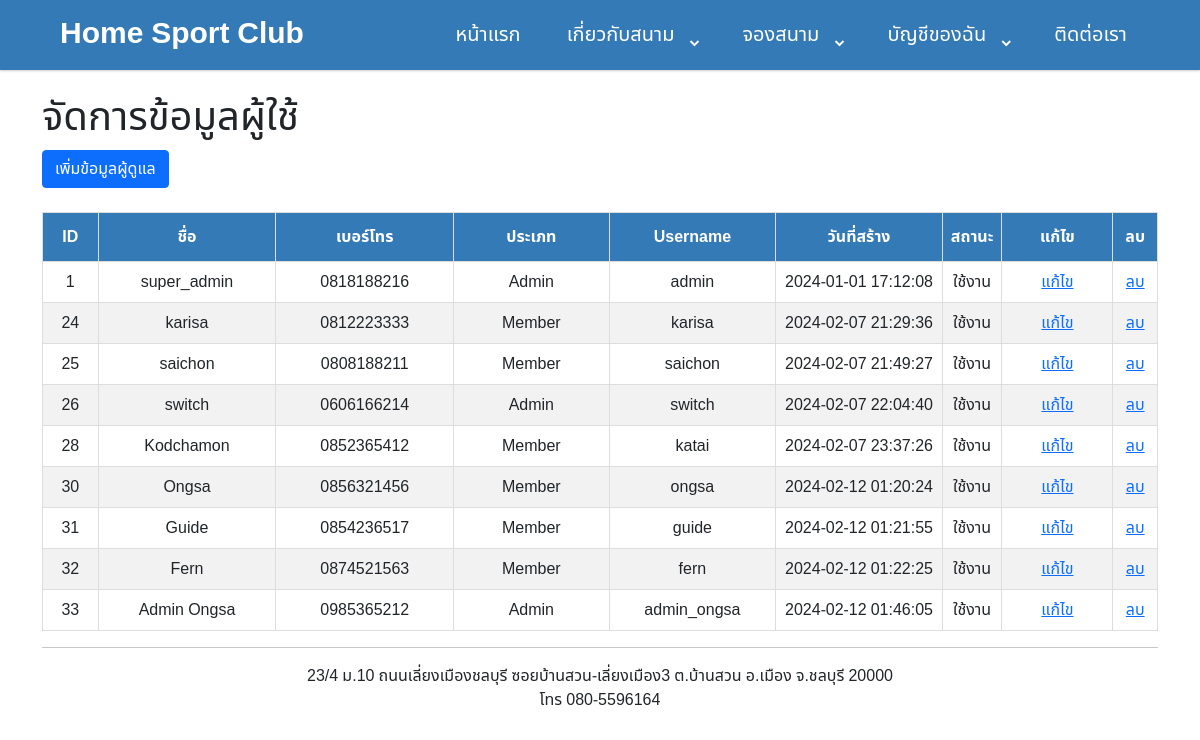
The app's page /badminton/profile_list.php (signed in) with its own data.
### tables this page shows
CREATE TABLE `t_user` (
  `user_id` int(11) NOT NULL,
  `user_name` varchar(50) NOT NULL,
  `user_tel` varchar(32) NOT NULL,
  `user_username` varchar(20) NOT NULL,
  `user_password` varchar(64) NOT NULL,
  `user_type` int(11) NOT NULL COMMENT 'm_user_type',
  `image_name` varchar(50) DEFAULT NULL,
  `create_date` datetime NOT NULL,
  `edit_date` datetime DEFAULT NULL,
  `create_by` int(11) NOT NULL COMMENT 't_user',
  `edit_by` int(11) DEFAULT NULL COMMENT 't_user',
  `del` tinyint(1) NOT NULL
);

### badminton/profile_list.php (the view, shortened to what this page needs)
<?php
include 'common/connect.php';
include "header.php";
?>
<!DOCTYPE html>
<html lang="en">
<head>
    <link href='https://unpkg.com/boxicons@2.0.7/css/boxicons.min.css' rel='stylesheet'>
    <link rel="stylesheet" href="css/boostrap/css/bootstrap.min.css">
    <link rel="stylesheet" href="css/mytable.css">
</head>
<body>
    <div class="container">
        <br>
        <h1>จัดการข้อมูลผู้ใช้</h1> <a href="addadmin.php" type="button" class="btn btn-primary">เพิ่มข้อมูลผู้ดูแล</a> <BR>
        <table id="customers">
            <BR>
            <thead>
                <tr>
                    <th width="5%">ID</th>
                    <th width="16%">ชื่อ</th>
                    <th width="16%">เบอร์โทร</th>
                    <th width="14%">ประเภท</th>
                    <th width="15%">Username</th>
                    <th width="15%">วันที่สร้าง</th>
                    <th width="5%">สถานะ</th>
                    <th width="10%">แก้ไข</th>
                    <th width="10%">ลบ</th>
                </tr>
            </thead>
            <tbody>
                <?php
                $sql = "SELECT * FROM `t_user` WHERE del = '0'";
                $result = mysqli_query($conn, $sql);
                while ($row = mysqli_fetch_assoc($result)) {
                    echo "<td>" . $row["user_id"] .  "</td> ";
                    echo "<td>" . $row["user_name"] .  "</td> ";
                    echo "<td>" . $row["user_tel"] .  "</td> ";
                    if ($row["user_type"] == 1) {
                        echo "<td>" . "Admin" .  "</td> ";
                    } else {
                        echo "<td>" . "Member" .  "</td> ";
                    }
                    echo "<td>" . $row["user_username"] .  "</td> ";
                    echo "<td>" . $row["create_date"] .  "</td> ";
                    if ($row["del"] == 0) {
                        echo "<td>" . "ใช้งาน" .  "</td> ";
                    } else {
                        echo "<td>" . "ไม่ใช้งาน" .  "</td> ";
                    }
                    echo "<td><a href='edit_member.php?id=$row[user_id]' onclick=\"return confirm('ต้องการแก้ไขข้อมูลใช่ไหม!!!')\">แก้ไข</a></td> ";
                    echo "<td><a href='controllers/delete_member.php?id=$row[user_id]' onclick=\"return confirm('ต้องการลบข้อมูลใช่ไหม!!!')\">ลบ</a></td> ";
                }
                echo "</table>";
                ?>
    </div>
    <?php include "footer.php" ?>
</body>
</html>

### badminton/css/style.css (style rules this page uses)
* { box-sizing: border-box; font-family: 'M PLUS Rounded 1c', sans-serif; font-family: 'Noto Sans Thai', sans-serif; }
body { margin: 0; background: #f4f4fb; }

### badminton/css/mytable.css (style rules this page uses)
#customers { font-family: Arial, Helvetica, sans-serif; border-collapse: collapse; width: 100%; }
#customers td { border: 1px solid #dddddd; padding: 8px; text-align: center; }
#customers th { border: 1px solid #ddd; padding: 8px; }
#customers th { padding-top: 12px; padding-bottom: 12px; text-align: center; background-color: #337ab7; color: white; }

### badminton/header.php (style rules this page uses)
* { margin: 0; padding: 0; box-sizing: border-box; font-family: 'M PLUS Rounded 1c', sans-serif; font-family: 'Noto Sans Thai', sans-serif; }
body { min-height: 100vh; }

### badminton/profile_list.php (style rules this page uses)
* { margin: 0; padding: 0; box-sizing: border-box; font-family: 'M PLUS Rounded 1c', sans-serif; font-family: 'Noto Sans Thai', sans-serif; }
body { min-height: 100vh; }
thead { background-color: #64C5D7; color: #000; }

### records on screen
t_user: user "1", user_name "super_admin", user_tel "0818188216", shows "Admin", user_username "admin", create_date "2024-01-01 17:12:08", del "ใช้งาน"
t_user: user "24", user_name "karisa", user_tel "0812223333", shows "Member", user_username "karisa", create_date "2024-02-07 21:29:36", del "ใช้งาน"
t_user: user "25", user_name "saichon", user_tel "0808188211", shows "Member", user_username "saichon", create_date "2024-02-07 21:49:27", del "ใช้งาน"
t_user: user "26", user_name "switch", user_tel "0606166214", shows "Admin", user_username "switch", create_date "2024-02-07 22:04:40", del "ใช้งาน"
t_user: user "28", user_name "Kodchamon", user_tel "0852365412", shows "Member", user_username "katai", create_date "2024-02-07 23:37:26", del "ใช้งาน"
t_user: user "30", user_name "Ongsa", user_tel "0856321456", shows "Member", user_username "ongsa", create_date "2024-02-12 01:20:24", del "ใช้งาน"
t_user: user "31", user_name "Guide", user_tel "0854236517", shows "Member", user_username "guide", create_date "2024-02-12 01:21:55", del "ใช้งาน"
t_user: user "32", user_name "Fern", user_tel "0874521563", shows "Member", user_username "fern", create_date "2024-02-12 01:22:25", del "ใช้งาน"
t_user: user "33", user_name "Admin Ongsa", user_tel "0985365212", user_username "admin_ongsa", create_date "2024-02-12 01:46:05", del "ใช้งาน"
